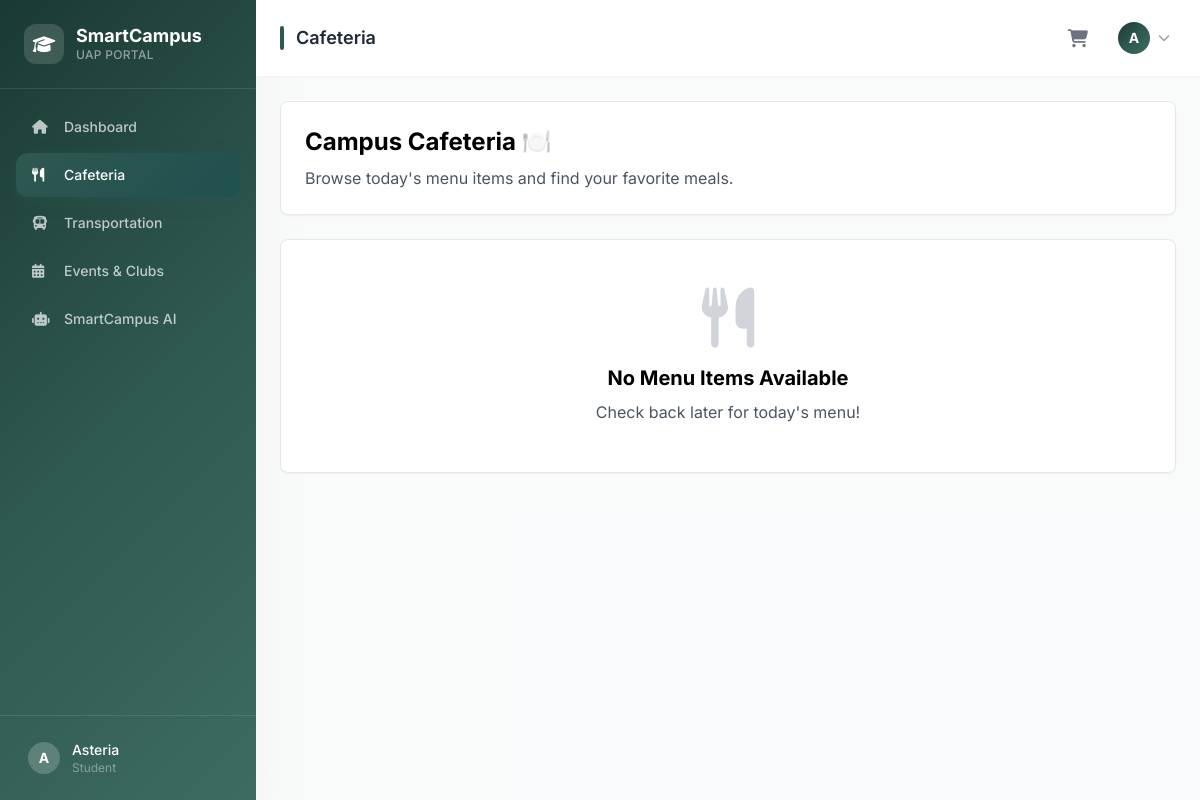
/cafeteria/ (signed in), run on an earlier commit of the app's database.
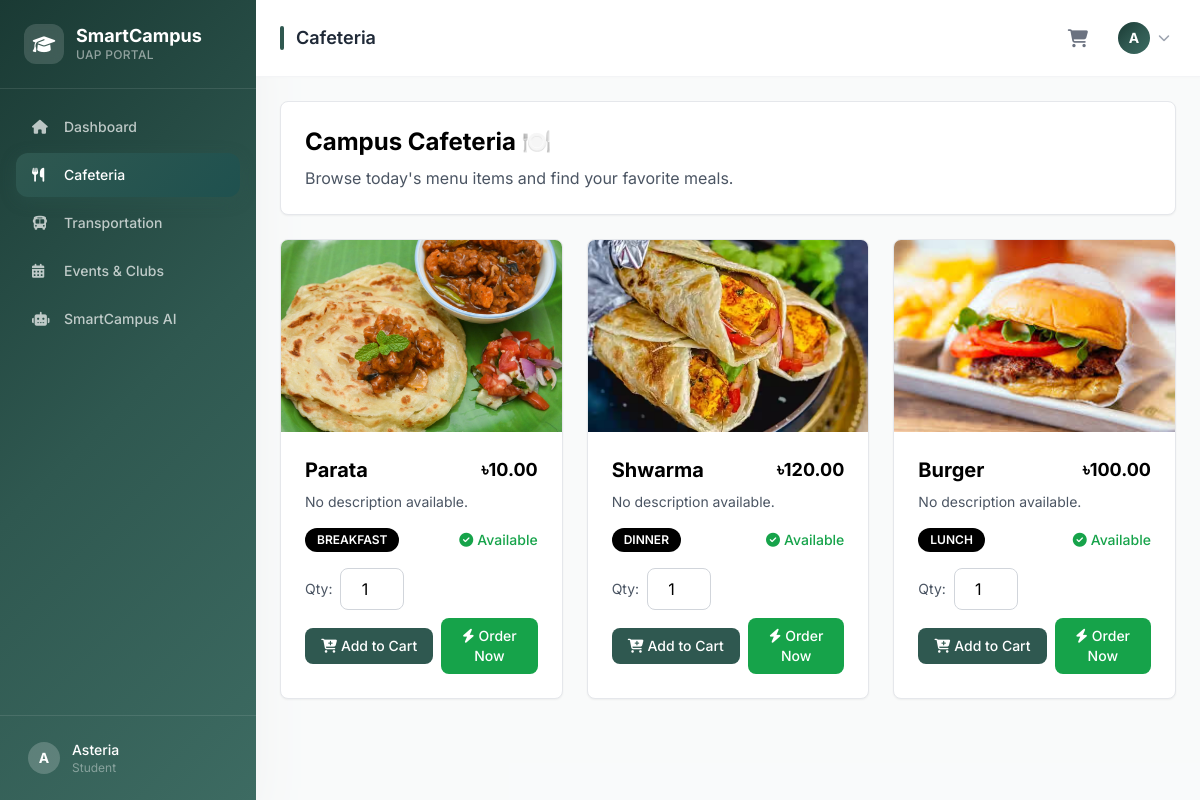
And on a later commit of the database.
### cafeteria/models.py (models this page shows, shortened)
class MenuItem(models.Model):
    name = models.CharField(max_length=200)
    description = models.TextField(blank=True)
    price = models.DecimalField(max_digits=6, decimal_places=2)
    category = models.CharField(max_length=100, choices=[
        ('breakfast', 'Breakfast'),
        ('lunch', 'Lunch'),
        ('dinner', 'Dinner'),
        ('snacks', 'Snacks'),
        ('beverages', 'Beverages'),
    ])
    is_available = models.BooleanField(default=True)
    image = models.ImageField(upload_to='menu_items/', blank=True, null=True)
    created_at = models.DateTimeField(auto_now_add=True)
    updated_at = models.DateTimeField(auto_now=True)
    class Meta:
        ordering = ['category', 'name']

### cafeteria/views.py (the view)
# urls.py: path('cafeteria/', cafeteria, name='cafeteria'),
@login_required
def cafeteria(request):
    menu_items = MenuItem.objects.filter(is_available=True)
    return render(request, 'cafeteria.html', {
        'active_page': 'cafeteria',
        'page_title': 'Cafeteria',
        'menu_items': menu_items
    })

### cafeteria/context_processors.py (called while the page is built)
def cart_count(request):
    cart = request.session.get('cart', {})
    return {'cart_count': sum(cart.values())}

### templates/cafeteria.html (shortened to what this page needs)
{% extends 'user_base.html' %}
{% block content %}
<div class="space-y-6">
    <div class="bg-white rounded-lg shadow-sm border border-gray-200 p-6">
        <h2 class="text-2xl font-bold text-black mb-2">Campus Cafeteria 🍽️</h2>
        <p class="text-gray-600">Browse today's menu items and find your favorite meals.</p>
    </div>
    {% if menu_items %}
    <div class="grid grid-cols-1 md:grid-cols-2 lg:grid-cols-3 gap-6">
        {% for item in menu_items %}
        <div class="bg-white rounded-lg shadow-sm border border-gray-200 overflow-hidden hover:shadow-md transition">
            <div class="h-48 bg-gray-100 flex items-center justify-center">
                {% if item.image %}
                    <img src="{{ item.image.url }}" alt="{{ item.name }}" class="w-full h-full object-cover">
                {% else %}
                    <i class="fas fa-utensils text-gray-400 text-5xl"></i>
                {% endif %}
            </div>
            <div class="p-6">
                <div class="flex items-start justify-between mb-2">
                    <h3 class="text-xl font-bold text-black">{{ item.name }}</h3>
                    <span class="text-lg font-bold text-black">৳{{ item.price }}</span>
                </div>
                <p class="text-gray-600 text-sm mb-4">{{ item.description|default:"No description available." }}</p>
                <div class="flex items-center justify-between mb-4">
                    <span class="px-3 py-1 bg-black text-white text-xs font-semibold rounded-full uppercase">
                        {{ item.get_category_display }}
                    </span>
                    {% if item.is_available %}
                        <span class="text-green-600 text-sm font-medium">
                            <i class="fas fa-check-circle mr-1"></i>Available
                        </span>
                    {% else %}
                        <span class="text-red-600 text-sm font-medium">
                            <i class="fas fa-times-circle mr-1"></i>Unavailable
                        </span>
                    {% endif %}
                </div>
                {% if item.is_available %}
                <div class="space-y-2">
                    <div class="flex items-center space-x-2">
                        <label class="text-sm text-gray-600">Qty:</label>
                        <input type="number" id="qty-{{ item.id }}" value="1" min="1" max="10" class="w-16 px-2 py-2 border border-gray-300 rounded-lg text-center">
                    </div>
                    <div class="flex items-center space-x-2">
                        <button data-item-id="{{ item.id }}" class="add-to-cart-btn flex-1 px-4 py-2 bg-primary text-white rounded-lg hover:bg-secondary transition font-medium text-sm">
                            <i class="fas fa-cart-plus mr-1"></i>Add to Cart
                        </button>
                        <form method="POST" action="{% url 'order_now' item.id %}" class="flex-1">
                            <button type="submit" class="w-full px-4 py-2 bg-green-600 text-white rounded-lg hover:bg-green-700 transition font-medium text-sm">
                                <i class="fas fa-bolt mr-1"></i>Order Now
                            </button>
                        </form>
                    </div>
                </div>
                {% endif %}
            </div>
        </div>
        {% endfor %}
    </div>
    {% else %}
    <div class="bg-white rounded-lg shadow-sm border border-gray-200 p-12 text-center">
        <i class="fas fa-utensils text-gray-300 text-6xl mb-4"></i>
        <h3 class="text-xl font-bold text-black mb-2">No Menu Items Available</h3>
        <p class="text-gray-600">Check back later for today's menu!</p>
    </div>
    {% endif %}
</div>
{% endblock %}

### templates/user_base.html (shortened to what this page needs)
{% extends 'base.html' %}
{% block body %}
<div class="flex h-screen overflow-hidden">
    <aside class="w-64 gradient-bg flex flex-col shadow-2xl flex-shrink-0">
        <div class="p-6 border-b border-white/10">
            <div class="flex items-center space-x-3">
                <div class="w-10 h-10 bg-white/15 rounded-xl flex items-center justify-center backdrop-blur-sm">
                    <i class="fas fa-graduation-cap text-white text-lg"></i>
                </div>
                <div>
                    <h1 class="text-lg font-bold text-white leading-tight">SmartCampus</h1>
                    <p class="text-xs text-white/50 font-medium tracking-wide uppercase">UAP Portal</p>
                </div>
            </div>
        </div>
        <nav class="flex-1 p-4 space-y-1 overflow-y-auto">
            <a href="{% url 'dashboard' %}" class="sidebar-link flex items-center space-x-3 px-4 py-3 rounded-xl text-white/70 hover:text-white hover:bg-white/10 smooth transition {% if active_page == 'dashboard' %}active{% endif %}">
                <i class="fas fa-home w-5 text-sm"></i>
                <span class="font-medium text-sm">Dashboard</span>
            </a>
            <a href="{% url 'cafeteria' %}" class="sidebar-link flex items-center space-x-3 px-4 py-3 rounded-xl text-white/70 hover:text-white hover:bg-white/10 smooth transition {% if active_page == 'cafeteria' %}active{% endif %}">
                <i class="fas fa-utensils w-5 text-sm"></i>
                <span class="font-medium text-sm">Cafeteria</span>
            </a>
            <a href="{% url 'transportation' %}" class="sidebar-link flex items-center space-x-3 px-4 py-3 rounded-xl text-white/70 hover:text-white hover:bg-white/10 smooth transition {% if active_page == 'transportation' %}active{% endif %}">
                <i class="fas fa-bus w-5 text-sm"></i>
                <span class="font-medium text-sm">Transportation</span>
            </a>
            <a href="{% url 'events' %}" class="sidebar-link flex items-center space-x-3 px-4 py-3 rounded-xl text-white/70 hover:text-white hover:bg-white/10 smooth transition {% if active_page == 'events' %}active{% endif %}">
                <i class="fas fa-calendar-alt w-5 text-sm"></i>
                <span class="font-medium text-sm">Events & Clubs</span>
            </a>
            <a href="{% url 'ai' %}" class="sidebar-link flex items-center space-x-3 px-4 py-3 rounded-xl text-white/70 hover:text-white hover:bg-white/10 smooth transition {% if active_page == 'ai' %}active{% endif %}">
                <i class="fas fa-robot w-5 text-sm"></i>
                <span class="font-medium text-sm">SmartCampus AI</span>
            </a>
        </nav>
        <div class="p-4 border-t border-white/10">
            <div class="flex items-center space-x-3 px-3 py-2">
                <div class="w-8 h-8 bg-white/20 rounded-full flex items-center justify-center text-white text-sm font-bold">
                    {{ user.username|first|upper }}
                </div>
                <div class="flex-1 min-w-0">
                    <p class="text-white text-sm font-medium truncate">{{ user.username }}</p>
                    <p class="text-white/40 text-xs">Student</p>
                </div>
            </div>
        </div>
    </aside>
    <div class="flex-1 flex flex-col overflow-hidden">
        <header class="bg-white border-b border-gray-100 px-6 py-4 flex items-center justify-between shadow-sm flex-shrink-0">
            <div class="flex items-center space-x-3">
                <div class="w-1 h-6 bg-primary rounded-full"></div>
                <h2 class="text-lg font-semibold text-gray-800">{{ page_title }}</h2>
            </div>
            <div class="flex items-center space-x-4">
                <a href="{% url 'cart_view' %}" class="relative p-2 text-gray-500 hover:text-primary hover:bg-primary/5 rounded-xl smooth transition">
                    <i class="fas fa-shopping-cart text-lg"></i>
                </a>
                <div class="relative">
                    <button onclick="toggleDropdown()" class="flex items-center space-x-2 p-1.5 rounded-xl hover:bg-gray-50 smooth transition focus:outline-none">
                        <div class="w-8 h-8 gradient-bg rounded-full flex items-center justify-center text-white text-sm font-bold">
                            {{ user.username|first|upper }}
                        </div>
                        <i class="fas fa-chevron-down text-gray-400 text-xs"></i>
                    </button>
                </div>
            </div>
        </header>
        <main class="flex-1 overflow-y-auto p-6 bg-gray-50/80">
            {% block content %}{% endblock %}
        </main>
    </div>
</div>
{% endblock %}

### templates/base.html (shortened to what this page needs)
<!DOCTYPE html>
<html lang="en">
<head>
    <script src="https://cdn.tailwindcss.com"></script>
    <link rel="stylesheet" href="https://cdnjs.cloudflare.com/ajax/libs/font-awesome/6.4.0/css/all.min.css">
</head>
<body class="bg-gray-50 antialiased">
    {% block body %}{% endblock %}
</body>
</html>

### templates/base.html (style rules this page uses)
body { font-family: 'Inter', sans-serif; }
.sidebar-link.active { background: linear-gradient(135deg, #2f5850, #1f514f); color: #fff; box-shadow: 0 4px 15px rgba(47,88,80,0.35); }
.gradient-bg { background: linear-gradient(135deg, #1a3a34 0%, #2f5850 50%, #3d6b62 100%); }
.smooth { transition: all 0.2s ease; }

What changed in the data, as far as the page shows it:
added MenuItem: image (picture), name "Parata", price "10.00", description "No description available.", category "BREAKFAST", is_available True (drawn), id "1"
added MenuItem: image (picture), name "Shwarma", price "120.00", description "No description available.", category "DINNER", is_available True (drawn)
added MenuItem: image (picture), name "Burger", price "100.00", description "No description available.", category "LUNCH", is_available True (drawn)
Also different on the page:
text no longer shown: "No Menu Items Available Check back later for today's menu!"
